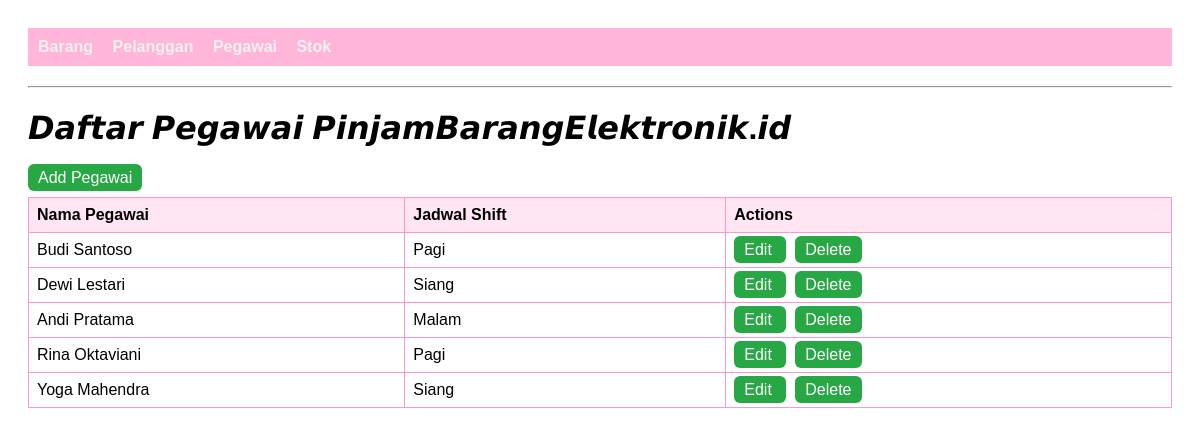
The page /index.php?entity=pegawai on the database its author committed.
### tables this page shows
CREATE TABLE IF NOT EXISTS pegawai (
  id_pegawai INT(11) NOT NULL AUTO_INCREMENT,
  nama_pegawai VARCHAR(100) NOT NULL,
  jadwal_shift VARCHAR(100) NOT NULL,
  PRIMARY KEY (id_pegawai)
);

### models/Pegawai.php (called while the page is built, shortened)
<?php
require_once "config/Database.php";
class Pegawai
{
    private $conn;
    private $table = "pegawai";
    public function __construct()
    {
        $database = new Database();
        $this->conn = $database->getConnection();
    }
    public function getAll()
    {
        $query = "SELECT * FROM " . $this->table;
        $stmt = $this->conn->prepare($query);
        $stmt->execute();
        return $stmt->fetchAll(PDO::FETCH_ASSOC);
    }
}

### config/Database.php (called while the page is built, shortened)
<?php
class Database
{
    private $host = "localhost";
    private $database = "pinjam_barang";
    private $username = "root";
    private $password = "";
    public function getConnection()
    {
        $this->conn = null;
        try {
            $this->conn = new PDO("mysql:host=" . $this->host . ";dbname=" . $this->database, $this->username, $this->password);
            $this->conn->setAttribute(PDO::ATTR_ERRMODE, PDO::ERRMODE_EXCEPTION);
        } catch (PDOException $exception) {
            echo "Connection error: " . $exception->getMessage();
        }
        return $this->conn;
    }
}

### viewmodels/PegawaiViewModel.php (called while the page is built, shortened)
<?php
require_once 'models/Pegawai.php';
class PegawaiViewModel
{
    private $pegawai;
    public function __construct()
    {
        $this->pegawai = new Pegawai();
    }
    public function getPegawaiList()
    {
        return $this->pegawai->getAll();
    }
}

### view/pegawai_list.php (the view)
<?php
require_once 'view/template/header.php';
?>
<h1 class="mt-4">𝘿𝙖𝙛𝙩𝙖𝙧 𝙋𝙚𝙜𝙖𝙬𝙖𝙞 𝙋𝙞𝙣𝙟𝙖𝙢𝘽𝙖𝙧𝙖𝙣𝙜𝙀𝙡𝙚𝙠𝙩𝙧𝙤𝙣𝙞𝙠.𝙞𝙙</h1>
<a href="index.php?entity=pegawai&action=add" class="btn btn-success mb-3">
    Add Pegawai
</a>
<table class="w-full border">
    <tr>
        <th>Nama Pegawai</th>
        <th>Jadwal Shift</th>
        <th>Actions</th>
    </tr>
    <?php foreach ($pegawaiList as $pegawai): ?>
        <tr>
            <td class="border px-4 py-2"><?php echo htmlspecialchars($pegawai['nama_pegawai']); ?></td>
            <td class="border px-4 py-2"><?php echo htmlspecialchars($pegawai['jadwal_shift']); ?></td>
            <td class="border px-4 py-2">
                <a class="btn btn-success"
                href="index.php?entity=pegawai&action=edit&id=<?php echo $pegawai['id_pegawai']; ?>">
                Edit
                </a>
                <a class="btn btn-success"
                href="index.php?entity=pegawai&action=delete&id=<?php echo $pegawai['id_pegawai']; ?>"
                onclick="return confirm('Yakin hapus?');">
                Delete
                </a>
            </td>
        </tr>
    <?php endforeach; ?>
</table>
<?php
require_once 'view/template/footer.php';
?>

### view/template/header.php (style rules this page uses)
body { font-family: sans-serif; padding: 20px; }
table { border-collapse: collapse; width: 100%; margin-top: 10px; }
th, td { border: 1px solid #fd98c9ff;; padding: 8px; text-align: left; }
th { background-color: #ffe6f2; }
.btn { padding: 5px 10px; text-decoration: none; background: #ffe6f2; color: white; border-radius: 6px; margin-right: 9px; }
.btn-success { background: #28a745; color: white; }

### rows shown on the page
pegawai: nama_pegawai "Budi Santoso", jadwal_shift "Pagi"
pegawai: nama_pegawai "Dewi Lestari", jadwal_shift "Siang"
pegawai: nama_pegawai "Andi Pratama", jadwal_shift "Malam"
pegawai: nama_pegawai "Rina Oktaviani", jadwal_shift "Pagi"
pegawai: nama_pegawai "Yoga Mahendra", jadwal_shift "Siang"
